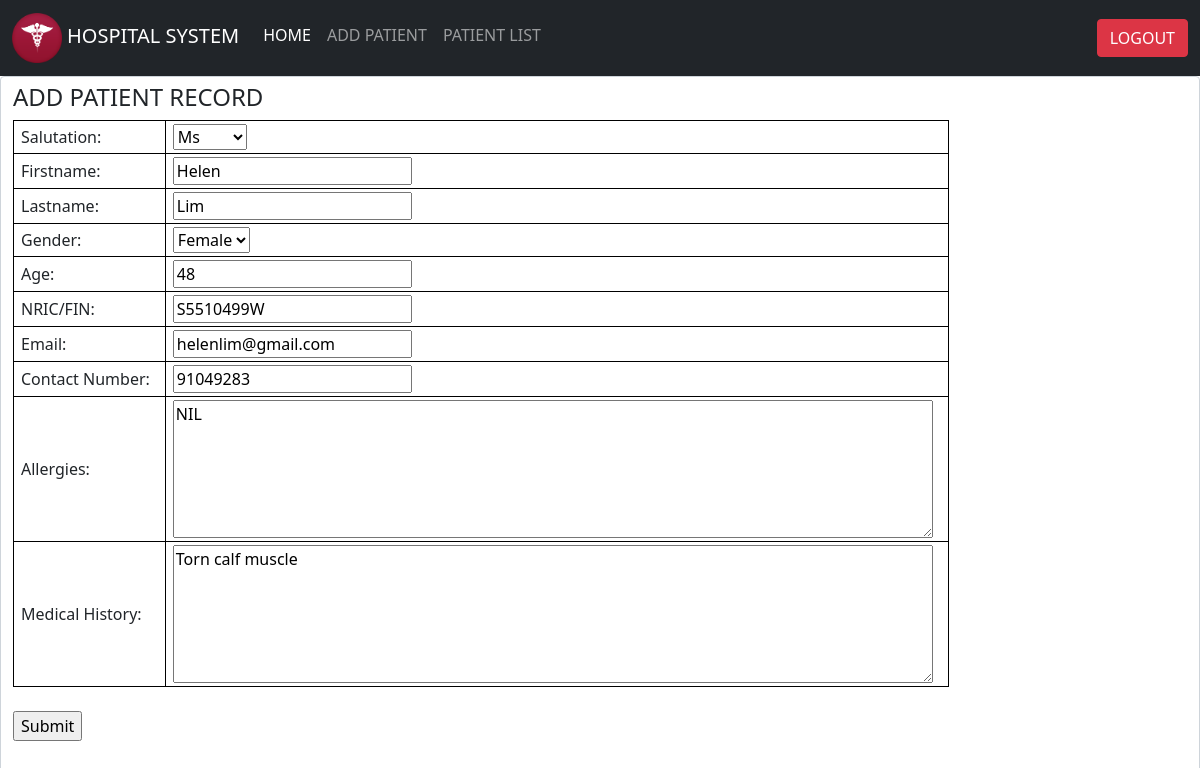
/updatepatient/3, run on the app's committed database.
### doctor/models.py (models this page shows, shortened)
class Patient(models.Model):
    salutation = models.CharField(max_length=10)
    firstname = models.CharField(max_length=30)
    lastname = models.CharField(max_length=30)
    gender = models.CharField(max_length=20)
    age = models.IntegerField(validators=[MinValueValidator(0), MaxValueValidator(130)])
    identitynum = models.CharField(max_length=9)
    email = models.EmailField()
    contactnum = models.IntegerField(validators=[MinValueValidator(60000000), MaxValueValidator(99999999)])
    allergies = models.CharField(max_length=500)
    medhistory = models.CharField(max_length=500)

### doctor/views.py (the view)
# urls.py: path('updatepatient/<int:pk>', PatientUpdateView.as_view(), name='updatepatient'),
class PatientUpdateView(UpdateView):
    model = Patient
    form_class = PatientForm
    success_url = reverse_lazy('doctor:listpatients')

### doctor/forms.py
class PatientForm(ModelForm):
    class Meta:
        model = Patient
        fields = '__all__'  # or __all__
        labels = {
            'salutation': 'Salutation',
            'firstname': 'Firstname',
            'lastname': 'Lastname',
            'gender': 'Gender',
            'age': 'Age',
            'identitynum': 'NRIC/FIN',
            'email': 'Email',
            'contactnum': 'Contact Number',
            'allergies': 'Allergies',
            'medhistory': 'Medical History',
        }
        widgets = {
            'salutation': forms.Select(choices=[('Mr', 'Mr'), ('Ms', 'Ms'), ('Mdm', 'Mdm'), ('Mrs', 'Mrs'), ('Others', 'Others')]),
            'gender': forms.Select(choices=[('Male', 'Male'), ('Female', 'Female'), ('Others', 'Others')]),
            'allergies': forms.Textarea(attrs={
                'rows': '6',
                'cols': '80',
            }),
            'medhistory': forms.Textarea(attrs={
                'rows': '6',
                'cols': '80',
            })
        }

### doctor/templates/doctor/patient_form.html (shortened to what this page needs)
{% extends 'base.html' %}
{% block content %}
<div class="myform form-control">
    <h4>ADD PATIENT RECORD</h4>
    <form method="POST">
        <table>
            {% for field in form %}
            <tr><td>{{field.label_tag}}</td><td>{{field}}</td></tr>
            {% endfor %}
        </table><br>
        <input type="submit" value="Submit">
    </form>
    <br><br>
</div>
{% endblock content %}

### doctor/static/doctor/stylecss.css (style rules this page uses)
table, tr, th, td { border: 1px solid black; padding: 3px 15px 3px 7px; }

### data on the page
Patient: form "Ms" "Helen" "Lim" "Female" "48" "S5510499W" "helenlim@gmail.com" "91049283" "NIL" "Torn calf muscle"

### other printed values
{{ field.label_tag }} "Salutation:" "Firstname:" "Lastname:" "Gender:" "Age:" "NRIC/FIN:" "Email:" "Contact Number:" "Allergies:" "Medical History:"
